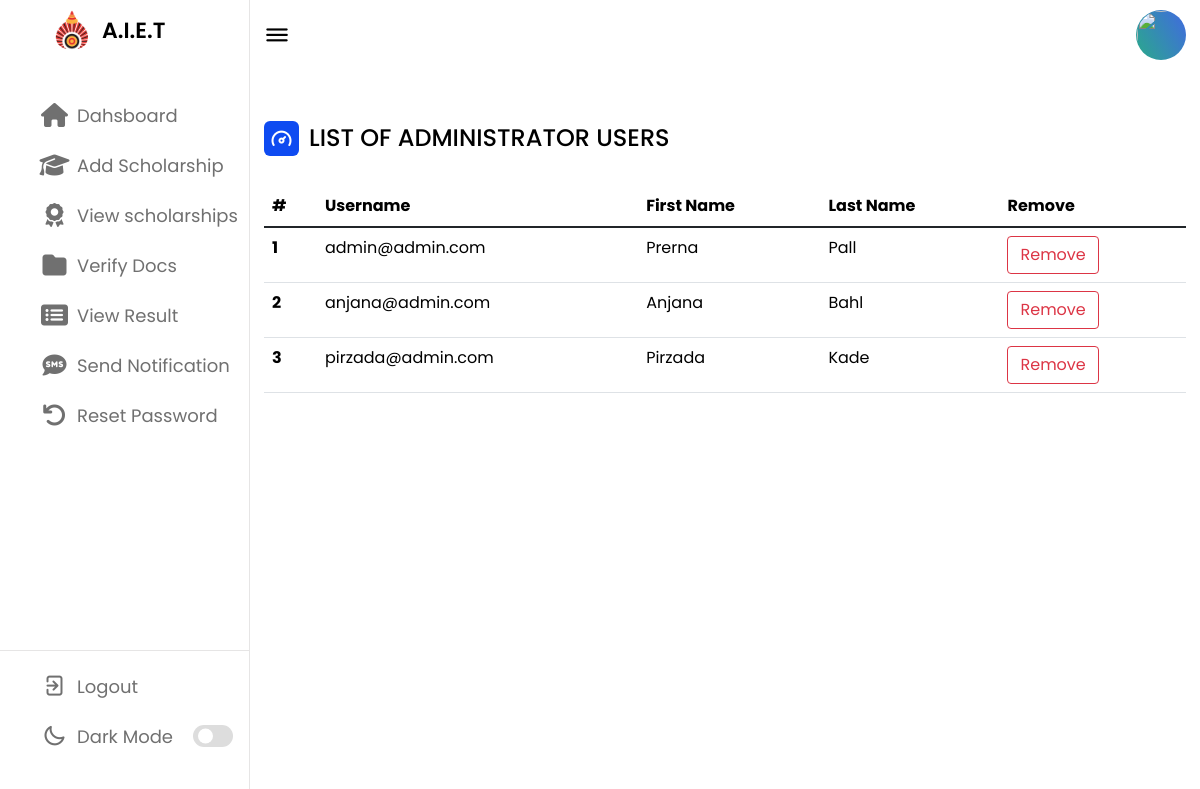
The app's page /Admin_Dashboard_Panel/list-admins.php (signed in) with its own data.
### tables this page shows
CREATE TABLE `users` (
  `id` int(11) NOT NULL,
  `username` varchar(100) NOT NULL,
  `passwd` varchar(100) NOT NULL,
  `first_name` varchar(100) NOT NULL,
  `last_name` varchar(100) NOT NULL,
  `gender` text NOT NULL,
  `caste` varchar(20) NOT NULL,
  `email` varchar(100) NOT NULL,
  `dept` text NOT NULL,
  `year` tinyint(4) NOT NULL,
  `semester` int(11) NOT NULL,
  `section` char(1) NOT NULL,
  `phone` char(10) NOT NULL,
  `created_at` timestamp NOT NULL DEFAULT current_timestamp() ON UPDATE current_timestamp()
);

### Admin_Dashboard_Panel/list-admins.php (the view, shortened to what this page needs)
<?php
include("admin-layout.php");
require_once("../db/config.php");
$sql = "SELECT * FROM users WHERE username NOT REGEXP '^4[Aa][Ll][0-9]{2}[A-Za-z]{2}[0-9]{3}' AND username !='admin' ";
?>
    <div class="dash-content">
            <div class="overview">
                <div class="title">
                    <i class="uil uil-tachometer-fast-alt"></i>
                    <span class="text">LIST OF ADMINISTRATOR USERS</span>
                </div>
            </div>
            <div class="activity">
<table class="table">
  <thead class="thead-light">
    <tr>
      <th scope="col"><label>#</label></th>
      <th scope="col"><label> Username</label></th>
      <th scope="col"><label>First Name</label></th>
      <th scope="col"><label>Last Name</label></th>
      <th scope="col"><label>Remove</label></th>
    </tr>
  </thead>
  <tbody>
      <?php
        if($result = $link->query($sql)){
            $id = 1;
            if($result->num_rows > 0){
                while($row = $result->fetch_array()){ ?>
        <tr>
            <th scope="row"><label><?php echo $id ?></label></th>
            <td><label><?php echo $row['username']?></label></td>
            <td><label><?php echo $row['first_name']?></label></td>
            <td><label><?php echo $row['last_name']?></label></td>
            <td>
                <?php echo "<a class='btn btn-outline-danger' onclick=\"return confirm('Do you really want to delete this user?')\" href=\"user-delete.php?id=" . $row['id'] . " \">Remove</a>"; ?>
            </td>
        </tr>
        <?php $id++;
        }
        } else{
        echo "No records matching your query were found.";
        }
    } else{
    echo "ERROR: Could not able to execute $sql. " . $mysqli->error;
    }
?>
  </tbody>
</table>
</div>
</div>

### assets/style/style_admin.css (style rules this page uses)
* { margin: 0; padding: 0; box-sizing: border-box; font-family: 'Poppins', sans-serif; }
:root { --primary-color: #0E4BF1; --panel-color: #FFF; --text-color: #000; --black-light-color: #707070; --border-color: #e6e5e5; --toggle-color: #DDD; --box1-color: #4DA3FF; --box2-color: #FFE6AC; --box3-color: #E7D1FC; --title-icon-color: #fff; --tran-05: all 0.5s ease; --tran-03: all 0.3s ease; --tran-03: all 0.2s ease; }
body { min-height: 100vh; background-color: var(--primary-color); }
label, body.dark .nav-links li a:hover i, body.dark .nav-links li a:hover .link-name { color: var(--text-color); }
.dashboard .dash-content { padding-top: 50px; }
.dash-content .title { display: flex; align-items: center; margin: 60px 0 30px 0; }
.dash-content .title i { position: relative; height: 35px; width: 35px; background-color: var(--primary-color); border-radius: 6px; color: var(--title-icon-color); display: flex; align-items: center; justify-content: center; font-size: 24px; }
.dash-content .title .text { font-size: 24px; font-weight: 500; color: var(--text-color); margin-left: 10px; }

### records on screen
users: username "admin@admin.com", first_name "Prerna", last_name "Pall"
users: username "anjana@admin.com", first_name "Anjana", last_name "Bahl"
users: username "pirzada@admin.com", first_name "Pirzada", last_name "Kade"
